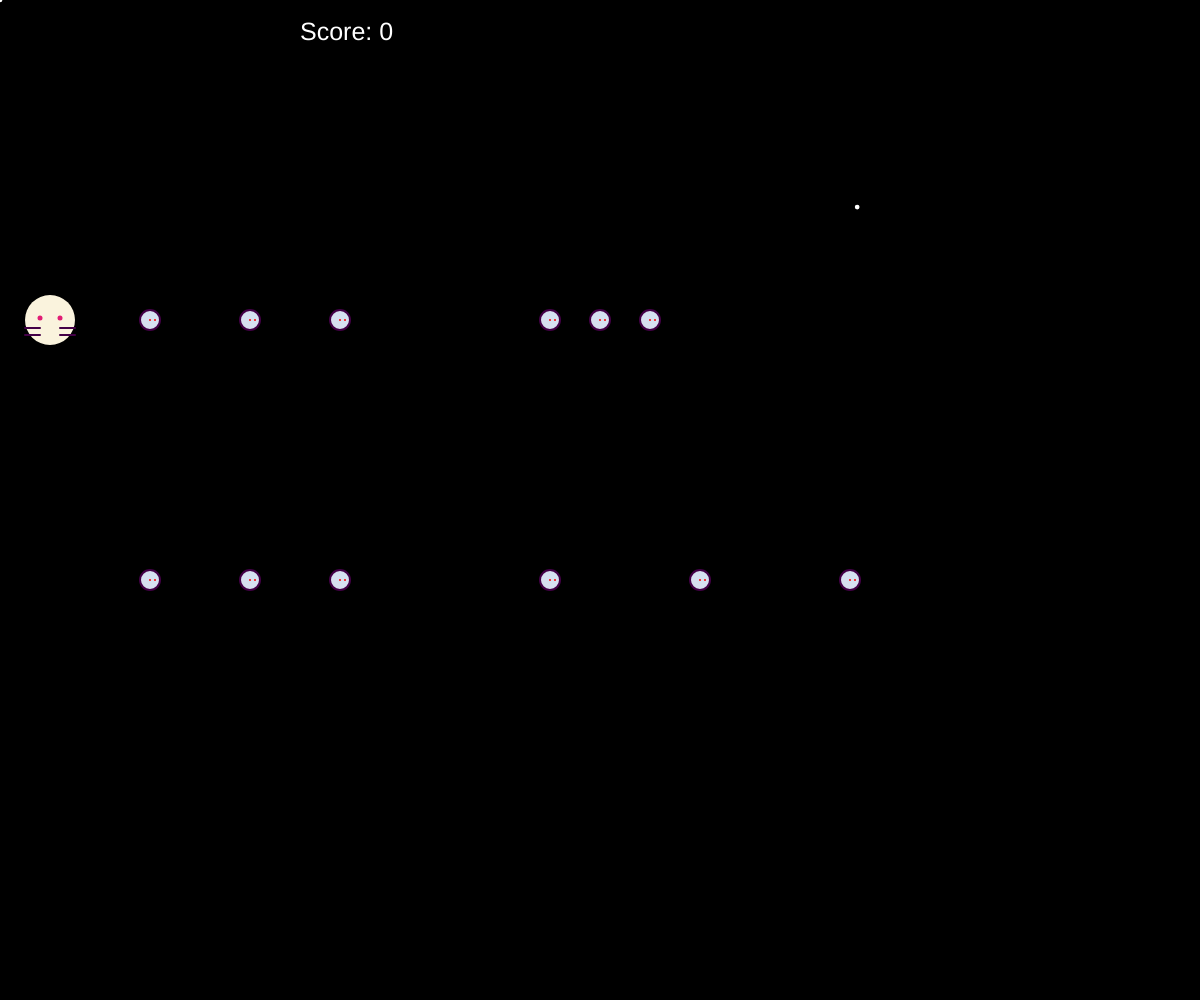
Frame 1 (no input)
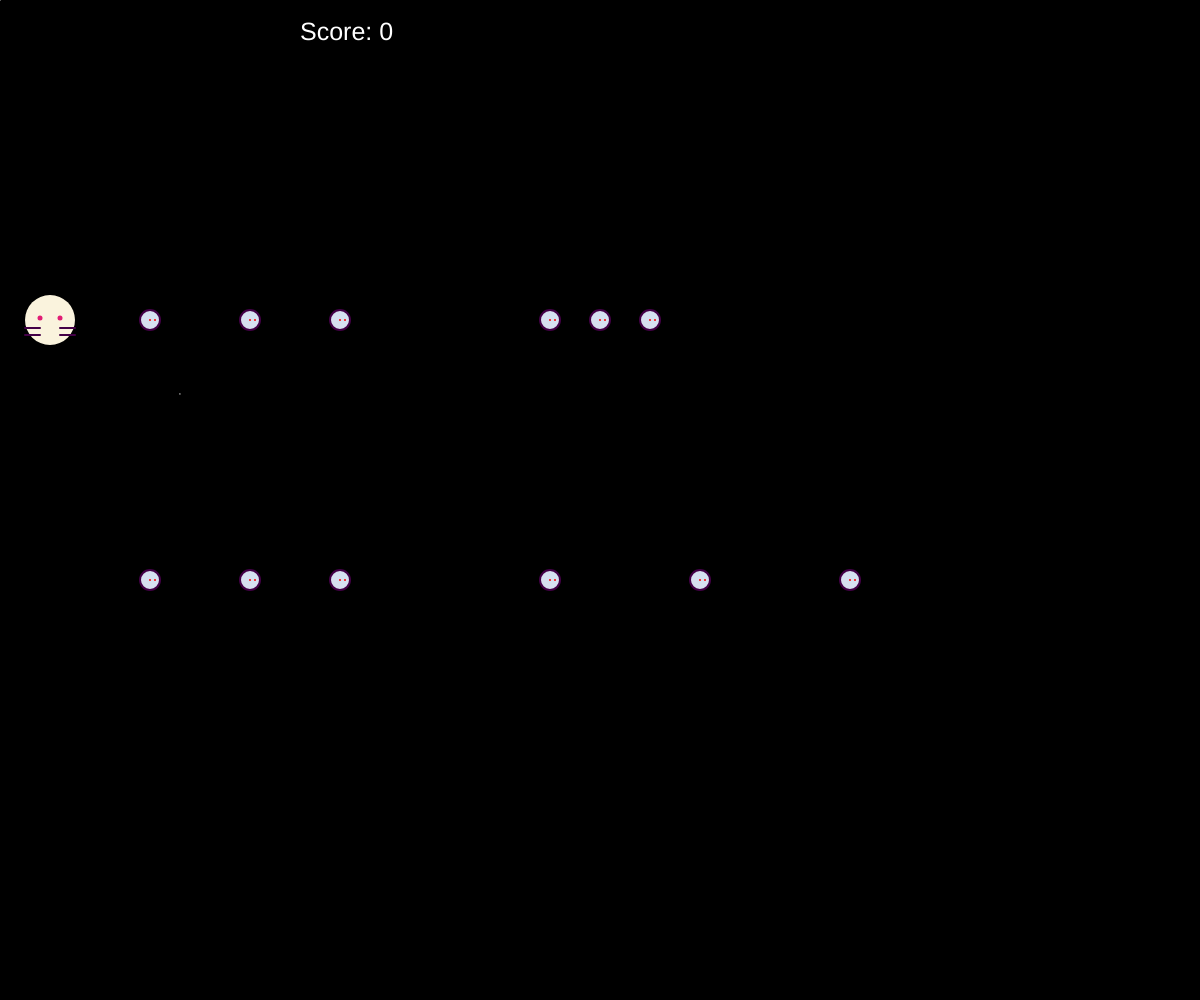
Frame 60 (no input)
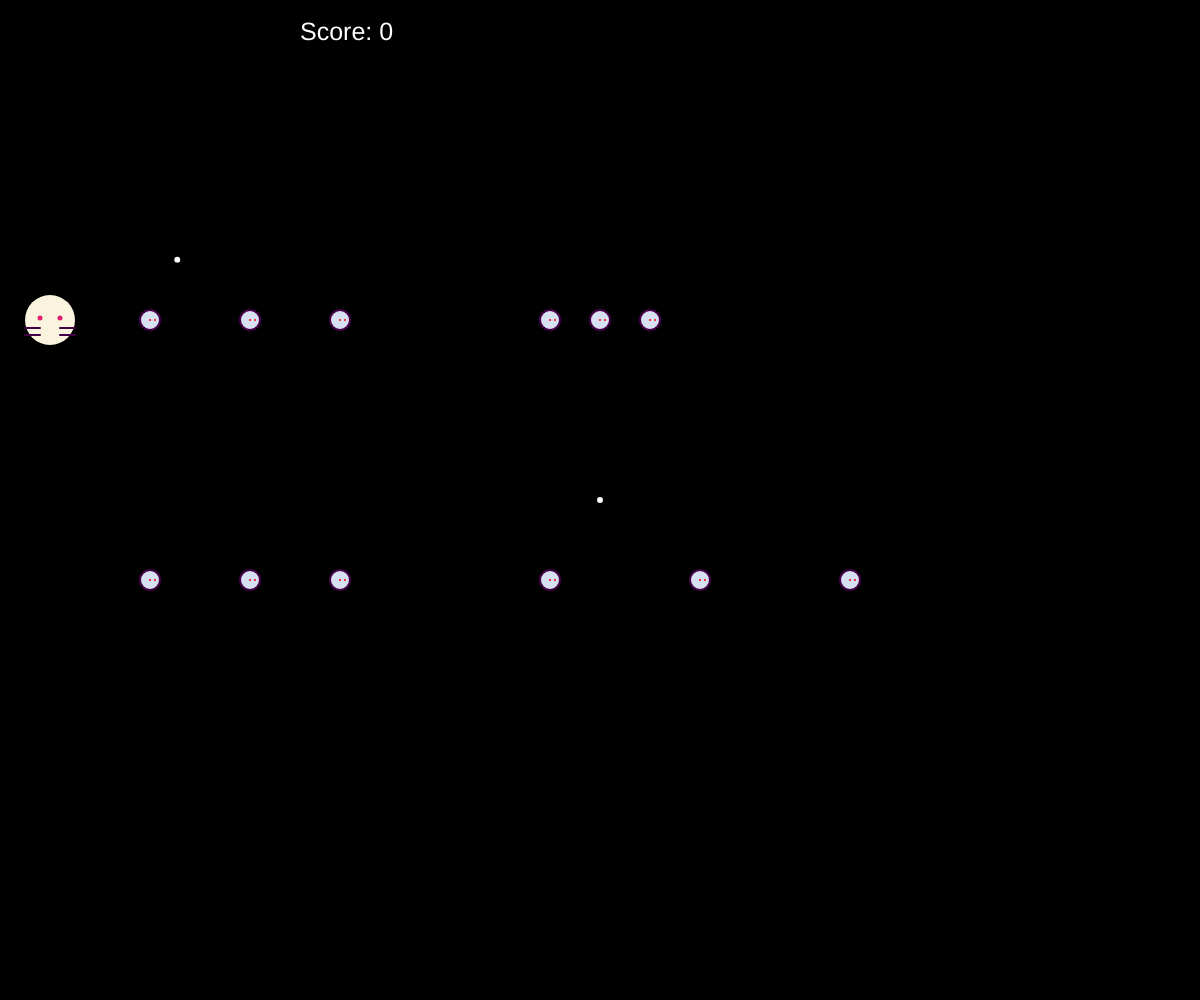
Frame 120 (the mouse pressed at the canvas centre since frame 60)

The p5.js sketch that drew these frames (run headless with seeded random() and noise() and a simulated clock; from frame 60 on, the mouse is pressed at the canvas centre):

// p5.js sketch
// ── sketch.js
// BASED ON OlD WORK, ORIGINALLY POSTED HERE: https://github.com/HedonisticOpportunist/Cats-in-Neath/blob/master/scripts/sketch.js

// POSITION VARIABLES
let floor_pos_y;
let is_left;
let is_right;
let is_down;
let is_up;
let scroll_position = 0;

// GAME SCORE
let game_score;

// CAT POSITION COORDINATES
let cat_x;
let cat_y;

// ARRAYS
let mice;
let eyes;

function setup() {
  createCanvas(windowWidth, windowHeight);

  // POSITION / BOOLEAN VARIABLES
  is_left = false;
  is_right = false;
  is_up = false;
  is_down = false;

  // CAT CHARACTER COORINATES
  cat_x = 50;
  cat_y = 320;

  // MOUSE COORINATES
  mouse_y = 320;
  mouse_second_y = 580;

  // Game score set to 0 so that player can start the game with a carte blanche
  game_score = 0;

  // Initialise mice objects within the mouse array.
  mice = [
    // First set of mice
    {
      x_pos: 150,
      y_pos: mouse_y,
    },
    {
      x_pos: 250,
      y_pos: mouse_y,
    },
    {
      x_pos: 340,
      y_pos: mouse_y,
    },
    // Second set of mice
    {
      x_pos: 550,
      y_pos: mouse_y,
    },
    {
      x_pos: 600,
      y_pos: mouse_y,
    },
    {
      x_pos: 650,
      y_pos: mouse_y,
    },
    // Third set of mice
    {
      x_pos: 150,
      y_pos: mouse_second_y,
    },
    {
      x_pos: 250,
      y_pos: mouse_second_y,
    },
    {
      x_pos: 340,
      y_pos: mouse_second_y,
    },
    // Fourth set of mice
    {
      x_pos: 550,
      y_pos: mouse_second_y,
    },
    {
      x_pos: 700,
      y_pos: mouse_second_y,
    },
    {
      x_pos: 850,
      y_pos: mouse_second_y,
    },
  ];

  // Initialise eyes for the wider mice eyes array.
  // The x position for each eye on the left side is incremented by five, so that the eyes display properly for each side.
  eyes = [
    // First set of mice
    {
      x_pos: 150,
      y_pos: mouse_y,
    },
    {
      x_pos: 150 + 5,
      y_pos: mouse_y,
    },
    {
      x_pos: 250,
      y_pos: mouse_y,
    },
    {
      x_pos: 250 + 5,
      y_pos: mouse_y,
    },
    {
      x_pos: 340,
      y_pos: mouse_y,
    },
    {
      x_pos: 340 + 5,
      y_pos: mouse_y,
    },
    // Second set of mice
    {
      x_pos: 550,
      y_pos: mouse_y,
    },
    {
      x_pos: 550 + 5,
      y_pos: mouse_y,
    },
    {
      x_pos: 600,
      y_pos: mouse_y,
    },
    {
      x_pos: 600 + 5,
      y_pos: mouse_y,
    },
    {
      x_pos: 650,
      y_pos: mouse_y,
    },
    {
      x_pos: 650 + 5,
      y_pos: mouse_y,
    },
    // Third set of mice
    {
      x_pos: 150,
      y_pos: mouse_second_y,
    },
    {
      x_pos: 150 + 5,
      y_pos: mouse_second_y,
    },
    {
      x_pos: 250,
      y_pos: mouse_second_y,
    },
    {
      x_pos: 250 + 5,
      y_pos: mouse_second_y,
    },
    {
      x_pos: 340,
      y_pos: mouse_second_y,
    },
    {
      x_pos: 340 + 5,
      y_pos: mouse_second_y,
    },
    // Fourth set of mice
    {
      x_pos: 550,
      y_pos: mouse_second_y,
    },
    {
      x_pos: 550 + 5,
      y_pos: mouse_second_y,
    },
    {
      x_pos: 700,
      y_pos: mouse_second_y,
    },
    {
      x_pos: 700 + 5,
      y_pos: mouse_second_y,
    },
    {
      x_pos: 850,
      y_pos: mouse_second_y,
    },
    {
      x_pos: 850 + 5,
      y_pos: mouse_second_y,
    },
  ];
}

// DRAW FUNCTION
function draw() {
  // SKY
  background(0, 0, 0);
  noStroke();

  // STARS
  /* @ Credit for the stars: 
  // https://editor.p5js.org/ag3439/sketches/Skgh1ZQtQ 
  */
  let galaxy = {
    locationX: random(width),
    locationY: random(height),
    size: random(1, 6),
  };

  // Generate stars from mouse directions and random x/y positions
  ellipse(mouseX, mouseY, galaxy.size, galaxy.size);
  ellipse(galaxy.locationX, galaxy.locationY, galaxy.size, galaxy.size);

  // DRAW THE CAT'S FACE
  fill("#faf3dd");
  ellipse(cat_x, cat_y, 50, 50);

  // DRAW THE CAT'S EYES
  stroke("#e11d74");
  strokeWeight(5);
  point(cat_x - 10, cat_y - 2);
  point(cat_x + 10, cat_y - 2);

  // DRAW THE CAT'S WHISKERS
  stroke("#440047");
  strokeWeight(2);

  beginShape(LINES);
  vertex(cat_x - 25, cat_y + 8);
  vertex(cat_x - 10, cat_y + 8);
  endShape();

  beginShape(LINES);
  vertex(cat_x - 25, cat_y + 15);
  vertex(cat_x - 10, cat_y + 15);
  endShape();

  beginShape(LINES);
  vertex(cat_x + 25, cat_y + 8);
  vertex(cat_x + 10, cat_y + 8);
  endShape();

  beginShape(LINES);
  vertex(cat_x + 25, cat_y + 15);
  vertex(cat_x + 10, cat_y + 15);
  endShape();

  // DRAW THE MICE
  for (let i = 0; i < mice.length; i++) {
    //mouse body
    fill("#d6e0f0");
    ellipse(mice[i].x_pos, mice[i].y_pos, 20, 20);
    mouseFound(mice[i]);
  }

  // DRAW THE MICE'S EYES
  for (let j = 0; j < eyes.length; j++) {
    stroke("red");
    strokeWeight(2);
    point(eyes[j].x_pos, eyes[j].y_pos);
    mouseFound(eyes[j]);
  }

  // DISPLAY GAME SCORE
  fill(255, 255, 255);
  noStroke();

  textSize(25);
  textFont("Helvetica");
  text("Score: " + game_score, 300, 40);

  // Move the character, ensuring that the character stays within the canvas
  if (is_left) {
    if (cat_x > width * 0.2) {
      cat_x -= 10;
    } else {
      scroll_position += 10;
    }
  }

  if (is_right) {
    if (cat_x < width * 0.8) {
      cat_x += 10;
    } else {
      scroll_position -= 10;
    }
  }

  if (is_down) {
    if (cat_y < height * 0.9) {
      cat_y += 10;
    } else {
      scroll_position -= 10;
    }
  }

  if (is_up) {
    if (cat_y > height * 0.2) {
      cat_y -= 10;
    } else {
      scroll_position += 10;
    }
  }
}

// KEY PRESSED FUNCTION
function keyPressed() {
  // if this key is pressed, then the cat moves to the left
  if (keyCode == 37) {
    is_left = true;
  }

  // if this key is pressed, then the cat moves to the right
  if (keyCode == 39) {
    is_right = true;
  }

  // if this key is pressed, then the cat moves down
  if (keyCode == 40) {
    is_down = true;
  }

  // if this key is pressed, then the cat moves up
  if (keyCode == 38) {
    is_up = true;
  }
}

function keyReleased() {
  if (keyCode == 37) {
    is_left = false;
  }

  if (keyCode == 39) {
    is_right = false;
  }

  if (keyCode == 40) {
    is_down = false;
  }

  if (keyCode == 38) {
    is_up = false;
  }
}

// FOUND MOUSE FUNCTION
function mouseFound(mouse) {
  let distance;

  // Calculate distance based on the mouse and cat position(s)
  distance = int(dist(mouse.x_pos, mouse.y_pos, cat_x, cat_y));

  // if distance is equal to twenty then increment the game score by one
  if (distance == 20) {
    game_score += 1;
  }

  // reset the game score to 0 once the player hits 10
  if (game_score == 100) {
    game_score = 0;
    setup();
  }
}
